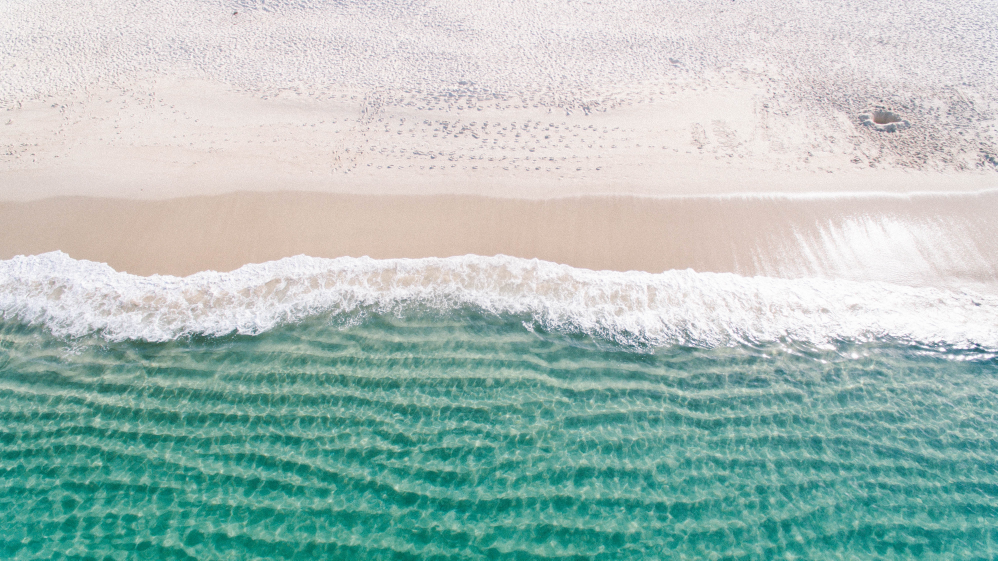
#> input picture wavewatcher/frontend-interface/5423150-beach-water-sea-wave-ocean-sand-sandy-wafe-looking-down-from-above-tide-ripple-seashore-shoreline-shore-split-symmetrical-yellow-sand-crashing-wafe-clear-water-free-pictures.jpg, 3992 x 2242 px (shown at 1/4 size)
$ python -i preprocess.py   (imports and definitions only)
#> lines starting #> are read from the running program, lines starting #| are printed output that depends on the picture
#> further down, picture is the input picture: shape (2242, 3992, 3); mean B, G, R 186.2, 191.7, 170.2
#This package processes images as they come.
from wavewatcher.ml_logic.params import reshape_size
from colorama import Fore, Style
import time
from tensorflow.keras import Model, Sequential, layers, regularizers, optimizers
from tensorflow.keras.callbacks import EarlyStopping
from typing import Tuple
import numpy as np
import cv2 as cv


def preprocess_image_main(image,reshape_size=reshape_size):

#> called with reshape_size = 300
    print(Fore.BLUE + "\nPreprocessing images..." + Style.RESET_ALL)
    start = time.perf_counter()

    if image.shape == (570, 1015, 4):
        image = cv.cvtColor(image, cv.COLOR_BGRA2BGR)
        cropped = image[250:-100,100:]
        resized = cv.resize(cropped,(reshape_size,reshape_size),interpolation = cv.INTER_AREA)
        gray_img = np.uint8((cv.cvtColor(resized, cv.COLOR_BGR2GRAY))*250)
        edges = cv.Canny(gray_img,50,50)
        gaussian = cv.adaptiveThreshold(gray_img,255,cv.ADAPTIVE_THRESH_GAUSSIAN_C,\
            cv.THRESH_BINARY,13,3)
        (T, thresh1) = cv.threshold(resized, 0.4, 0.6,
                            cv.THRESH_BINARY_INV)
        (T, thresh) = cv.threshold(resized, 0.6, 0.9, cv.THRESH_BINARY)
        images = [edges,gaussian,thresh1.T[0],thresh1.T[1],thresh1.T[2],thresh.T[0],thresh.T[1],thresh.T[2]]
        images[0] = images[0]/255
        images[1] = images[1]/255
        return images

    elif image.shape == (582, 1034, 4):
        image = cv.cvtColor(image, cv.COLOR_BGRA2BGR)
        cropped = image[60:500,:]
        resized = cv.resize(cropped,(reshape_size,reshape_size),interpolation = cv.INTER_AREA)
        gray_img = np.uint8((cv.cvtColor(resized, cv.COLOR_BGR2GRAY))*250)
        edges = cv.Canny(gray_img,50,50)
        gaussian = cv.adaptiveThreshold(gray_img,255,cv.ADAPTIVE_THRESH_GAUSSIAN_C,\
            cv.THRESH_BINARY,13,3)
        (T, thresh1) = cv.threshold( resized, 0.4, 0.6,
                            cv.THRESH_BINARY_INV)
        (T, thresh) = cv.threshold(resized, 0.6, 0.9, cv.THRESH_BINARY)
        images = [edges,gaussian,thresh1.T[0],thresh1.T[1],thresh1.T[2],thresh.T[0],thresh.T[1],thresh.T[2]]
        images[0] = images[0]/255
        images[1] = images[1]/255
        return images

    elif image.shape == (624, 1200, 4):
        image = cv.cvtColor(image, cv.COLOR_BGRA2BGR)
        cropped = image[150:,:]
        resized = cv.resize(cropped,(reshape_size,reshape_size),interpolation = cv.INTER_AREA)
        gray_img = np.uint8((cv.cvtColor(resized, cv.COLOR_BGR2GRAY))*250)
        edges = cv.Canny(gray_img,100,100)
        gaussian = cv.adaptiveThreshold(gray_img,255,cv.ADAPTIVE_THRESH_GAUSSIAN_C,\
            cv.THRESH_BINARY,11,3)
        (T, thresh1) = cv.threshold( resized, 0.4, 0.6,
                            cv.THRESH_BINARY_INV)
        (T, thresh) = cv.threshold(resized, 0.6, 0.9, cv.THRESH_BINARY)
        images = [edges,gaussian,thresh1.T[0],thresh1.T[1],thresh1.T[2],thresh.T[0],thresh.T[1],thresh.T[2]]
        images[0] = images[0]/255
        images[1] = images[1]/255
        return images

    #El porto images are more prone to failure
    elif image.shape == (624, 1110, 4):
        image = cv.cvtColor(image, cv.COLOR_BGRA2BGR)
        cropped = image[350:-100,:]
        resized = cv.resize(cropped,(reshape_size,reshape_size),interpolation = cv.INTER_AREA)
        gray_img = np.uint8((cv.cvtColor(resized, cv.COLOR_BGR2GRAY))*250)
        edges = cv.Canny(gray_img,50,250)
        gaussian = cv.adaptiveThreshold(gray_img,255,cv.ADAPTIVE_THRESH_GAUSSIAN_C,\
            cv.THRESH_BINARY,9,5)
        (T, thresh1) = cv.threshold( resized, 0.4, 0.6,
                            cv.THRESH_BINARY_INV)
        (T, thresh) = cv.threshold(resized, 0.6, 0.9, cv.THRESH_BINARY)
        images = [edges,gaussian,thresh1.T[0],thresh1.T[1],thresh1.T[2],thresh.T[0],thresh.T[1],thresh.T[2]]
        images[0] = images[0]/250
        images[1] = images[1]/250

        return images

    # This is a category for cases that don't fall in any of the previous ones. Could be improved.
    else:
        image = cv.cvtColor(image, cv.COLOR_BGRA2BGR)
        cropped = image[150:,:]
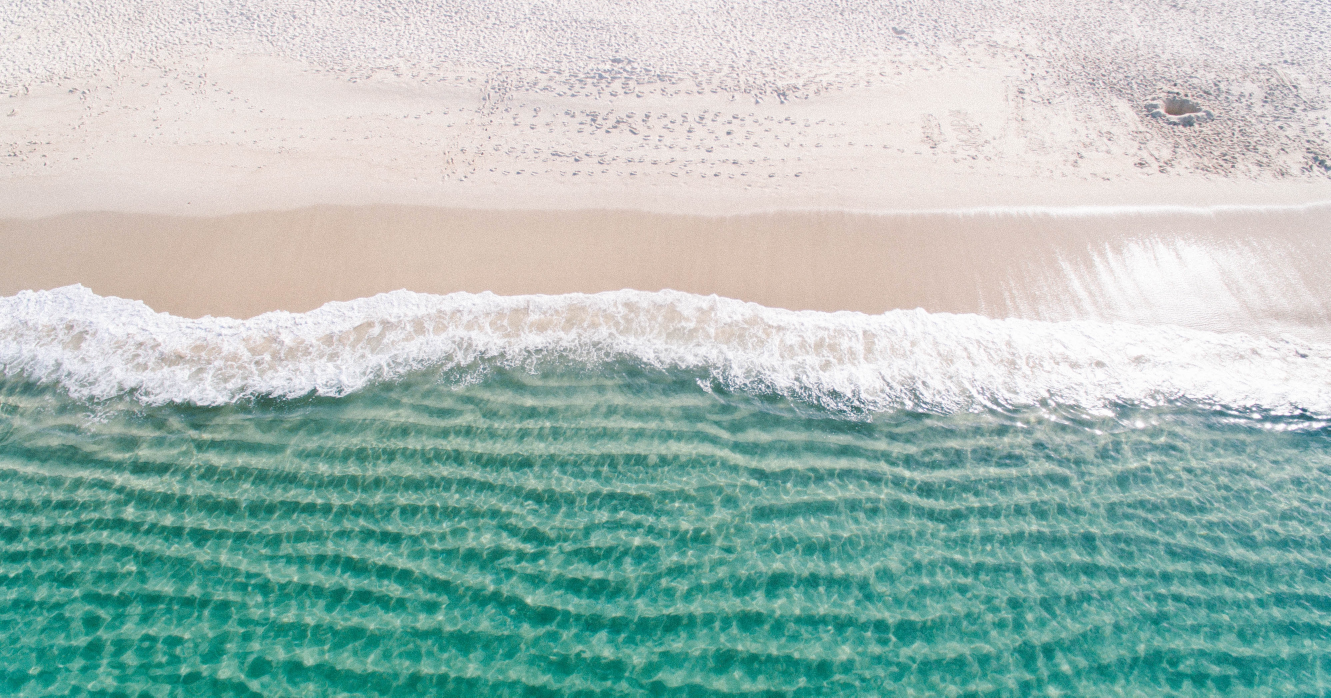
#> cropped: shape (2092, 3992, 3) (shown at 1/3 size); mean B, G, R 183.5, 189.5, 166
        resized = cv.resize(cropped,(reshape_size,reshape_size),interpolation = cv.INTER_AREA)
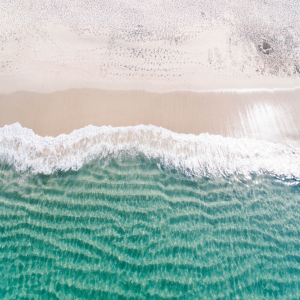
#> resized: shape (300, 300, 3); mean B, G, R 183.5, 189.5, 166
        gray_img = np.uint8((cv.cvtColor(resized, cv.COLOR_BGR2GRAY))*250)
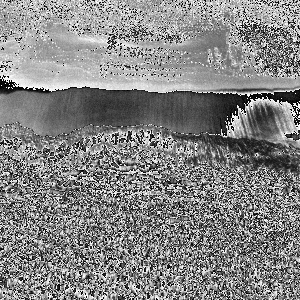
#> gray_img: shape (300, 300); min 0, max 254, mean 132.3
        edges = cv.Canny(gray_img,100,100)
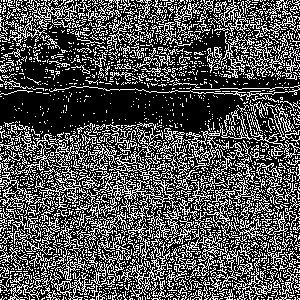
#> edges: shape (300, 300); 32% white in thin lines or dots
        gaussian = cv.adaptiveThreshold(gray_img,255,cv.ADAPTIVE_THRESH_GAUSSIAN_C,\
            cv.THRESH_BINARY,11,3)
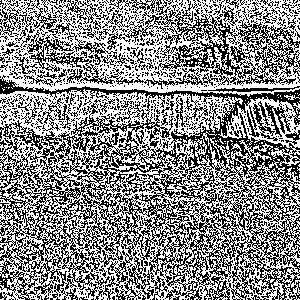
#> gaussian: shape (300, 300); 54.3% white; black in thin lines or dots
        (T, thresh1) = cv.threshold( resized, 0.4, 0.6,
                            cv.THRESH_BINARY_INV)
#> thresh1: shape (300, 300, 3); every value is 0
#> T = 0
        (T, thresh) = cv.threshold(resized, 0.6, 0.9, cv.THRESH_BINARY)
#> thresh: shape (300, 300, 3); every value is 1
        images = [edges,gaussian,thresh1.T[0],thresh1.T[1],thresh1.T[2],thresh.T[0],thresh.T[1],thresh.T[2]]
        images[0] = images[0]/255
        images[1] = images[1]/255
        end = time.perf_counter()
        print(f"\n✅ Images preprocessed!({round(end - start, 2)} secs)")
        return images


def preprocess_image_lite(image, reshape_size=reshape_size):
    if image.shape == (570, 1015):
        cropped = image[250:-100,100:]
    elif image.shape == (582, 1034):
        cropped = image[60:500,:]
    elif image.shape == (624, 1200):
        cropped = image[150:,:]
    elif image.shape == (624, 1110):
        cropped = image[350:-100,:]
    else:
        cropped = image[150:,:]
        img = cv.resize(cropped,(reshape_size,reshape_size),interpolation = cv.INTER_AREA)
        img = cv.medianBlur(img,5)
        ret,th1 = cv.threshold(img,127,255,cv.THRESH_BINARY)
        th2 = cv.adaptiveThreshold(img,255,cv.ADAPTIVE_THRESH_MEAN_C,\
                    cv.THRESH_BINARY,11,2)
    #The parameters below allow to add an extra dimension (4d) it has been removed
    #for compatibility
    #     th3 = cv.adaptiveThreshold(img,255,cv.ADAPTIVE_THRESH_GAUSSIAN_C,\
    #                 cv.THRESH_BINARY,15,2)
        images =[th1,img,th2]

        return images

>>> import cv2
>>> picture = cv2.imread('../frontend-interface/5423150-beach-water-sea-wave-ocean-sand-sandy-wafe-looking-down-from-above-tide-ripple-seashore-shoreline-shore-split-symmetrical-yellow-sand-crashing-wafe-clear-water-free-pictures.jpg')
>>> result = preprocess_image_main(picture)
#> result = 8 items
